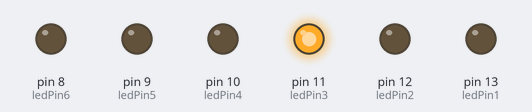
The sketch below on a simulated Arduino Uno, built with avr-gcc and run on an emulated ATmega328P. On the bench: output pins drawn as LEDs (lit = HIGH). Random numbers use the default seed unless the sketch sets one.

Above: at 1.6 s.
At 4.5 s:
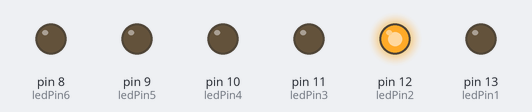
At 13.9 s:
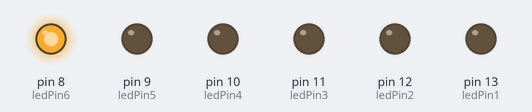
At 19.5 s:
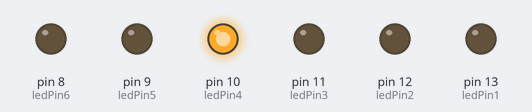
At 21.5 s:
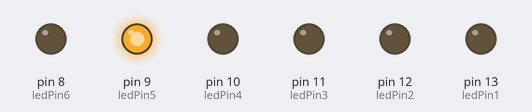
At 35.6 s:
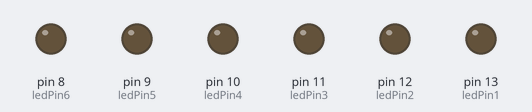
Timing chart, 0 to 40.0 s (numbered marks = the images above):
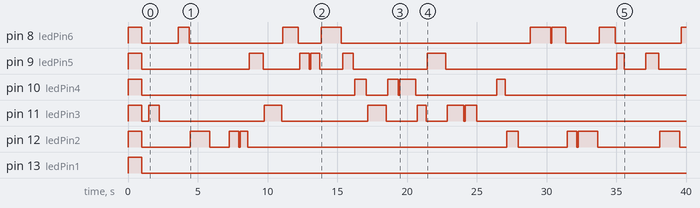

The sketch:

random10led.ino
```cpp
int ledPin1 = 13;
int ledPin2 = 12;
int ledPin3 = 11;
int ledPin4 = 10;
int ledPin5 = 9;
int ledPin6 = 8;
// int ledPin7 = 7;
// int ledPin8 = 6;
// int ledPin9 = 5;
// int ledPin10 = 4;

void setup ()  {
  pinMode(ledPin1, OUTPUT);
  pinMode(ledPin2, OUTPUT);
  pinMode(ledPin3, OUTPUT);
  pinMode(ledPin4, OUTPUT);
  pinMode(ledPin5, OUTPUT);
  pinMode(ledPin6, OUTPUT);
  // pinMode(ledPin7, OUTPUT);
  // pinMode(ledPin8, OUTPUT);
  // pinMode(ledPin9, OUTPUT);
  // pinMode(ledPin10, OUTPUT);
  digitalWrite(ledPin1,HIGH);
  digitalWrite(ledPin2,HIGH);
  digitalWrite(ledPin3,HIGH);
  digitalWrite(ledPin4,HIGH);
  digitalWrite(ledPin5,HIGH);
  digitalWrite(ledPin6,HIGH);
  // digitalWrite(ledPin7,HIGH);
  // digitalWrite(ledPin8,HIGH);
  // digitalWrite(ledPin9,HIGH);
  // digitalWrite(ledPin10,HIGH);
  delay(1000);
  digitalWrite(ledPin1,LOW);
  digitalWrite(ledPin2,LOW);
  digitalWrite(ledPin3,LOW);
  digitalWrite(ledPin4,LOW);
  digitalWrite(ledPin5,LOW);
  digitalWrite(ledPin6,LOW);
  // digitalWrite(ledPin7,LOW);
  // digitalWrite(ledPin8,LOW);
  // digitalWrite(ledPin9,LOW);
  // digitalWrite(ledPin10,LOW);
  delay(500);
}

void loop() {
  int myLeds[] = {ledPin1, ledPin2, ledPin3, ledPin4, ledPin5, ledPin6};
  int pinSelected = myLeds[random(1, 7)];
  digitalWrite(pinSelected,HIGH);
  delay(random(500, 1500));
  digitalWrite(pinSelected,LOW);
  delay(100);
}
```

Measured:
- by itself, pin 8 (ledPin6): HIGH → LOW at 1.0 s, → HIGH 2.6 s later, → LOW 0.77 s later, → HIGH 6.7 s later, … (14 changes in this stretch)
- by itself, pin 9 (ledPin5): HIGH → LOW at 1.0 s, → HIGH 7.7 s later, → LOW 1.0 s later, → HIGH 2.6 s later, … (15 changes in this stretch)
- by itself, pin 10 (ledPin4): HIGH → LOW at 1.0 s, → HIGH 15.3 s later, → LOW 0.84 s later, → HIGH 1.5 s later, … (9 changes in this stretch)
- by itself, pin 11 (ledPin3): HIGH → LOW at 1.0 s, → HIGH 0.50 s later, → LOW 0.75 s later, → HIGH 7.5 s later, … (13 changes in this stretch)
- by itself, pin 12 (ledPin2): HIGH → LOW at 1.0 s, → HIGH 3.5 s later, → LOW 1.4 s later, → HIGH 1.4 s later, … (15 changes in this stretch)
